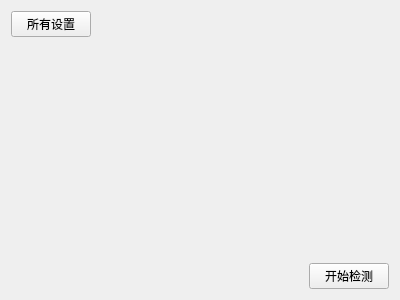
<?xml version="1.0" encoding="UTF-8"?>
<ui version="4.0">
 <class>ScanWidget</class>
 <widget class="QWidget" name="ScanWidget">
  <property name="geometry">
   <rect>
    <x>0</x>
    <y>0</y>
    <width>400</width>
    <height>300</height>
   </rect>
  </property>
  <property name="windowTitle">
   <string>Form</string>
  </property>
  <layout class="QGridLayout" name="gridLayout">
   <item row="0" column="1" rowspan="2" colspan="2">
    <widget class="QScrollArea" name="scrollArea">
     <property name="frameShape">
      <enum>QFrame::NoFrame</enum>
     </property>
     <property name="widgetResizable">
      <bool>true</bool>
     </property>
     <widget class="QWidget" name="scrollAreaWidgetContents">
      <property name="geometry">
       <rect>
        <x>0</x>
        <y>0</y>
        <width>289</width>
        <height>249</height>
       </rect>
      </property>
      <layout class="QVBoxLayout" name="widgetVerticalLayout"/>
     </widget>
    </widget>
   </item>
   <item row="2" column="1">
    <spacer name="horizontalSpacer">
     <property name="orientation">
      <enum>Qt::Horizontal</enum>
     </property>
     <property name="sizeHint" stdset="0">
      <size>
       <width>232</width>
       <height>20</height>
      </size>
     </property>
    </spacer>
   </item>
   <item row="2" column="2">
    <widget class="QPushButton" name="pushButton">
     <property name="text">
      <string>开始检测</string>
     </property>
    </widget>
   </item>
   <item row="1" column="0">
    <spacer name="verticalSpacer">
     <property name="orientation">
      <enum>Qt::Vertical</enum>
     </property>
     <property name="sizeHint" stdset="0">
      <size>
       <width>20</width>
       <height>40</height>
      </size>
     </property>
    </spacer>
   </item>
   <item row="0" column="0">
    <layout class="QVBoxLayout" name="buttonVerticalLayout">
     <item>
      <widget class="QPushButton" name="allButton">
       <property name="text">
        <string>所有设置</string>
       </property>
       <property name="checkable">
        <bool>true</bool>
       </property>
       <property name="checked">
        <bool>false</bool>
       </property>
      </widget>
     </item>
    </layout>
   </item>
  </layout>
 </widget>
 <resources/>
 <connections/>
</ui>
